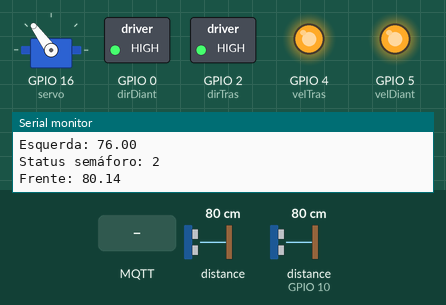
Simulated run of this sketch. Board: ESP8266 (NodeMCU). On the bench: servo, switched loads named in the sketch (green lamp = pin HIGH), output pins drawn as LEDs (lit = HIGH), the last lines printed to the serial monitor. Wiring (inferred from the names in the program): ultrasonic range finder: trigger GPIO 14; echo GPIO 10. The test bench sets the inputs (shaded band); at power-on: distance to the obstacle 80 cm, distance to the obstacle (sensor on GPIO 10) 80 cm. The echo pulse lasts 58.3 µs per cm; WiFi joins after 1.5 s; servers stay silent unless stated; no MQTT or app messages arrive unless stated; pins used as bus, display or sensor lines are not drawn.

Above: at 2.7 s.
2.8 s: distance to the obstacle (sensor 0) set to 12 cm
4.3 s: distance to the obstacle (sensor 0) set to 9 cm
At 5.5 s:
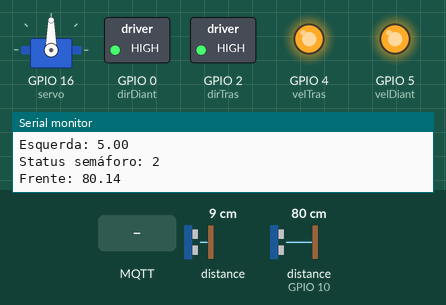
5.8 s: distance to the obstacle (sensor 0) set to 2 cm
At 7.3 s:
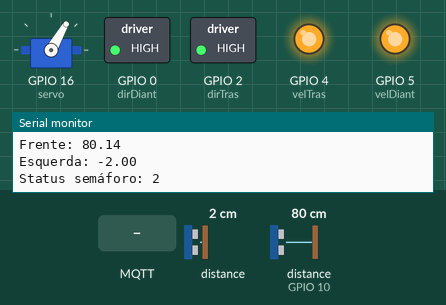
7.6 s: MQTT message "1" arrives on the first subscribed topic
At 8.0 s:
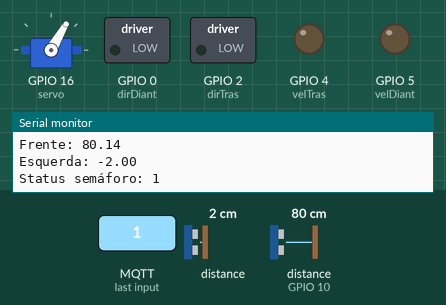
9.1 s: distance to the obstacle (sensor 0) set to 7 cm
10.6 s: distance to the obstacle (sensor 0) set to 10 cm
At 11.0 s:
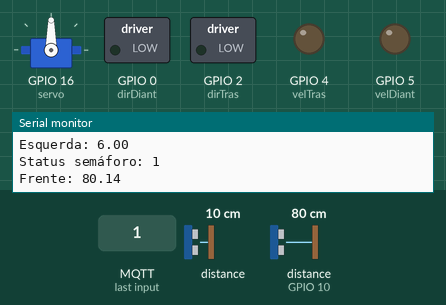
Timing chart, 0 to 13.1 s (numbered marks = the images above; inputs shaded):
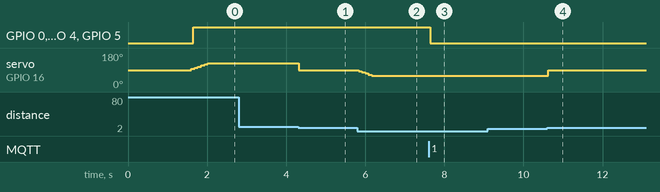

The sketch:

veiculo.ino
```cpp
#include "Adafruit_VL53L0X.h"     /*Biblioteca do laser */
#include <Wire.h>                 /*Biblioteca para declaração das portas SDA e SCL*/
#include <Servo.h>                /*Biblioteca do Servo Motor*/
#include <Ultrasonic.h>           /*Biblioteca do do Ultrasonico*/
#include <ESP8266WiFi.h>           /*Biblioteca WIFI para ESP */
#include <PubSubClient.h>         /*Biblioteca do MQTT */

//WiFi
const char* SSID =  "NotebookSaulo";/*"carro";"MostraProfissoes";              /* SSID / nome da rede WiFi que deseja se conectar*/
const char* PASSWORD = "Saulo1004";/*"unifor2019";  "profissoes";   /* Senha da rede WiFi que deseja se conectar*/
WiFiClient wifiClient;

//MQTT Server
const char* BROKER_MQTT ="192.168.137.1";/*"broker.hivemq.com";//"test.mosquitto.org"; //URL do broker MQTT que se deseja utilizar*/
int BROKER_PORT = 1883;               /*       // Porta do Broker MQTT*/

#define ID_MQTT  "CARRO"      /*Informe um ID unico e seu. Caso sejam usados IDs repetidos a ultima conexão irá sobrepor a anterior. */
#define STATUS "STATUS"       /*Informe um Tópico único. Caso sejam usados tópicos em duplicidade, o último irá eliminar o anterior.*/
#define TEMPO "TEMPO"         /*Informe um Tópico único. Caso sejam usados tópicos em duplicidade, o último irá eliminar o anterior.*/
#define DISTANCIA "DISTANCIA" /*Informe um Tópico único. Caso sejam usados tópicos em duplicidade, o último irá eliminar o anterior.*/

PubSubClient MQTT(wifiClient); /* Instancia o Cliente MQTT passando o objeto espClient*/

Servo servo; /*SERVO DA DIREÇÃO*/

#define velDiant 5 /*portas definidas pela shild para os motores (padrao)*/
#define dirDiant 0 /*portas definidas pela shild para os motores (padrao)*/
#define velTras  4 /*portas definidas pela shild para os motores (padrao)*/
#define dirTras  2 /*portas definidas pela shild para os motores (padrao)*/

const int TRIGGERdir = 14; /*TRIGGER DO ULTRASSONICO ESQUERDO*/
const int ECHOdir    = 10; /*ECHO DO ULTRASSONICO ESQUERDO*/

String tempoS = " ";
String statsS = " ";
String distaS = " ";
float esq = 0; /*CONTROLA DISTANCIA DA ESQUERDA*/
float fre = 20; /*CONTROLA DISTANCIA DA FRENTE*/
float disSem = 20;
int tempoSem = 15;
int statusSem = 2;
float esc =0;

int minRange = 512;
int maxRange = 512;
int minSpeed = 50;
int maxSpeed = 100;/*1020;*/
int noSpeed = 0;
int pos = 90; /*SERVO SÓ GIRA 180*/


Adafruit_VL53L0X lox = Adafruit_VL53L0X(); /*DECLARAÇÃO DO LASER*/


//Declaração das Funções
void mantemConexoes();  //Garante que as conexoes com WiFi e MQTT Broker se mantenham ativas
void conectaWiFi();     //Faz conexão com WiFi
void conectaMQTT();     //Faz conexão com Broker MQTT
void recebePacote(char* topic, byte* payload, unsigned int length);
void distanciaLaser();

int recebeTempo(String tempo);
int recebeStatus(String statu);
float  recebeDistancia(String distanciac);

void pontomorto();
void frente();
void re();
void reto();
void esquerda();
void direita();
void distancia() ;


void setup() {
  Wire.begin(13,12); /*/DECLARA SCL E DEPOIS A SDA DO LASER*/
  Serial.begin(115200);

  conectaWiFi();
  MQTT.setServer(BROKER_MQTT, BROKER_PORT);
  MQTT.setCallback(recebePacote);

  /*initial settings for motors off and direction forward*/
    servo.attach(16); /* servo está na porta 16*/
    servo.write(pos); /* aciona a porta do servo, zerando*/

    pinMode(velDiant, OUTPUT); /*declara saida dos pinos*/
    pinMode(velTras, OUTPUT);
    pinMode(dirDiant, OUTPUT);
    pinMode(dirTras, OUTPUT);
    digitalWrite(velDiant, LOW); /*declara motores desligados*/
    digitalWrite(velTras, LOW);
    digitalWrite(dirDiant, LOW);
    digitalWrite(dirTras,LOW);

    pinMode(TRIGGERdir, OUTPUT); /*DECLARA ULTRASSONICO COMO SAIDA*/
    pinMode(ECHOdir, INPUT);     /*DECLARA ULTRASSONICO COMO ENTRADA*/

    /* VERIFICA A PORTA USB CONECTADA*/
    while (! Serial) {
      delay(1);
    }

    Serial.println("Adafruit VL53L0X test");
    if (!lox.begin()) {
      Serial.println(F("Failed to boot VL53L0X"));
      while(1);
    }
    /* LIGA O LASER */
    Serial.println(F("VL53L0X API Simple Ranging example\n\n"));

}

void loop() {
    mantemConexoes();
    MQTT.loop();

    distancia();
    distanciaLaser();

    if((esq >= 5) &&(esq <= 6 )) {
       reto();
    }else if (esq >= 6.1 ){
        esquerda();
    }else if(esq <= 4.9){
       direita();
    }


    if (fre >= 12) {
          //Serial.print("Distância semáforo: ");
          //Serial.println(disSem);
         Serial.print("Status semáforo: ");
          Serial.println(statusSem);
          if ((disSem < 45) && (statusSem == 1)){
             //Serial.println("vai aplicar ponto morto");
             pontomorto();
          }else if ((disSem < 30) &&((statusSem == 2) || (statusSem == 3))){
                 // Serial.println("segue pq semáforo amarelo ou verde");
                  frente();
          }else{
            //Serial.println("segue pq não entrou em nada");
            frente();
          }
    }else{
      pontomorto();
    }
}
```

DIRECAO.ino
```cpp
void pontomorto(){
  digitalWrite(velDiant, LOW);
  digitalWrite(velTras, LOW);
  digitalWrite(dirDiant, LOW);
  digitalWrite(dirTras,LOW);
}

void frente(){
  digitalWrite(velDiant, HIGH);
  digitalWrite(velTras, HIGH);
  digitalWrite(dirDiant, HIGH);
  digitalWrite(dirTras,HIGH);
}

void re(){
  digitalWrite(dirDiant,LOW);
  digitalWrite(dirTras,LOW);
  analogWrite(velDiant,maxSpeed);
  analogWrite(velTras,maxSpeed);
}

void reto(){
     pos = 90; /*por ser um servo motor de 180º o ponto central e 90º*/
     servo.write(pos); /* Comando para angulo específico*/
}

void esquerda(){

     if (pos < 123){
		/*a cada interação do loop principal de acordo com a distância
		do canteiro central adiciona 6º para que ele corrija seu
		trajeto para que o veículo fique entre 5 e 6 cm do canteiro central*/
        pos = pos+6;

        servo.write(pos);
        delay(45);
     }
}

void direita(){

     if (pos > 60){
		 /*a cada interação do loop principal de acordo com a distância
		do canteiro central adiciona 6º para que ele corrija seu
		trajeto para que o veículo fique entre 5 e 6 cm do canteiro central*/
        pos = pos-6;
        servo.write(pos);
        delay(45);
     }
}
```

DISTANCIA.ino
```cpp
void distancia() {

    long duration, distance;
    digitalWrite(TRIGGERdir, LOW);
    delayMicroseconds(2);

    digitalWrite(TRIGGERdir, HIGH);
    delayMicroseconds(10);

    digitalWrite(TRIGGERdir, LOW);
    duration = pulseIn(ECHOdir, HIGH);
    fre = (duration/2) / 29.1;
    Serial.print("Frente: ");
    Serial.println(fre);
}


void distanciaLaser(){
  /*-------------------------------*/
    /*Codigo do Laser*/

    VL53L0X_RangingMeasurementData_t measure;
    /*Serial.print("Lendo a medida... ");*/
    lox.rangingTest(&measure, false);

    if (measure.RangeStatus != 4) {
     /* Serial.print("Distancia laser (cm): "); */
     /* Serial.println((measure.RangeMilliMeter-40)/10);*/
      esq = (measure.RangeMilliMeter-40)/10;
    } else {
     /* Serial.println(" Fora de alcance! ");*/
      esq = 1;
    }
    /*------------------------------- */
    Serial.print("Esquerda: ");
    Serial.println(esq);
}
```

MQTT.ino
```cpp
void mantemConexoes() {
  if (!MQTT.connected()) {
    conectaMQTT();
  }

  conectaWiFi(); //se não há conexão com o WiFI, a conexão é refeita
}
void conectaMQTT() {
  while (!MQTT.connected()) {
    /*Serial.print("Conectando ao Broker MQTT: ");*/
    Serial.println(BROKER_MQTT);
    if (MQTT.connect(ID_MQTT)) {
      /*Serial.println("Conectado ao Broker com sucesso!");*/
      Serial.println("Status");
      MQTT.subscribe(STATUS);
      Serial.println("Tempo");
      MQTT.subscribe(TEMPO);
      Serial.println("Distancia");
      MQTT.subscribe(DISTANCIA);
    }
    else {
      /*Serial.println("Noo foi possivel se conectar ao broker.");*/
      /*Serial.println("Nova tentatica de conexao em 10s");*/
      delay(10000);
    }
  }
}


void recebePacote(char* topic, byte* payload, unsigned int length)
{
  String msg = " ";
  String topicoo;
  topicoo = "";
  int tamanho = strlen(topic);
  for (int j = 0; j < tamanho; j++) {
    topicoo = topicoo + topic[j];
  }

  //obtem a string do payload recebido

  for (int i = 0; i < length; i++) {
    char c = (char)payload[i];
    msg += c;
    if (topicoo == "STATUS") {
      Serial.println("Status");
      Serial.println(msg);
    }


  }


  /*Serial.print("Topico: ");*/
  /*Serial.println(topicoo);*/

  if (topicoo == "TEMPO") {
    tempoS = msg;
    recebeTempo(tempoS);
    /*Serial.print("tempo");*/
    /*Serial.println(tempoS);*/
    /*Serial.println(recebeTempo(tempoS));*/
    tempoSem = recebeTempo(tempoS);
  }

  if (topicoo == "STATUS") {

    statsS = msg;

    /*Serial.print("Status");*/
    /*Serial.println(statsS);*/

    statusSem = recebeStatus(statsS);
  }

  if (topicoo == "DISTANCIA") {
    distaS = msg;
    recebeDistancia(distaS);
    /*Serial.print("Distancia Semafaro: ");*/
    /*Serial.println(distaS);*/
    /*Serial.println(recebeDistancia(distaS));*/
    disSem = recebeDistancia(distaS);
  }
}
```

SEMAFARO.ino
```cpp
int recebeTempo(String tempo){

      if(tempo == "1"){
        return 1;
      }
      else if(tempo == "2"){
        return 2;
      }
      else if(tempo == "3"){
        return 3;
      }
      else if(tempo == "4"){
        return 4;
      }
      else if(tempo == "5"){
        return 5;
      }
      else if(tempo == "6"){
        return 6;
      }
      else if(tempo == "7"){
        return 7;
      }
      else if(tempo == "8"){
        return 8;
      }
      else if(tempo == "9"){
        return 9;
      }
      else if(tempo == "10"){
        return 10;
      }
      else if(tempo == "11"){
        return 11;
      }
      else if(tempo == "12"){
        return 12;
      }
      else if(tempo == "13"){
        return 13;
      }
      else if(tempo == "14"){
        return 14;
      }
      else if(tempo == "15"){
        return 15;
      }
       /*Serial.print("tempo");*/
       /*Serial.println(tempoS);*/
}

int recebeStatus(String statu){
  return statu.toInt();
}

float  recebeDistancia(String distanciac){
   disSem = distanciac.toFloat();
   return disSem;
}
```

WIFI.ino
```cpp
void conectaWiFi() {

  if (WiFi.status() == WL_CONNECTED) {
     return;
  }

  Serial.print("Conectando-se na rede: ");
  Serial.print(SSID);
  Serial.println("  Aguarde!");

  WiFi.begin(SSID, PASSWORD); // Conecta na rede WI-FI
  while (WiFi.status() != WL_CONNECTED) {
      delay(100);
      Serial.print(".");
  }

  Serial.println();
  Serial.print("Conectado com sucesso, na rede: ");
  Serial.print(SSID);
  Serial.print("  IP obtido: ");
  Serial.println(WiFi.localIP());
}
```

Measured:
- the behaviour switches between 11 and 10 cm on distance to the obstacle (sensor 0) (found by bisection; images 0 and 1)
- the behaviour switches between 8 and 9 cm on distance to the obstacle (sensor 0) (found by bisection; images 3 and 4)
- after the input at 4.3 s, servo on GPIO 16 (servo): 126° → 90° at once
- after the input at 5.8 s, servo on GPIO 16 (servo): moves from 90° to 60° over 0.34 s, starting at once
- after the input at 7.6 s, GPIO 0 (dirDiant), GPIO 2 (dirTras), GPIO 4 (velTras), GPIO 5 (velDiant): HIGH → LOW after 0.05 s
- after the input at 10.6 s, servo on GPIO 16 (servo): 60° → 90° at once
